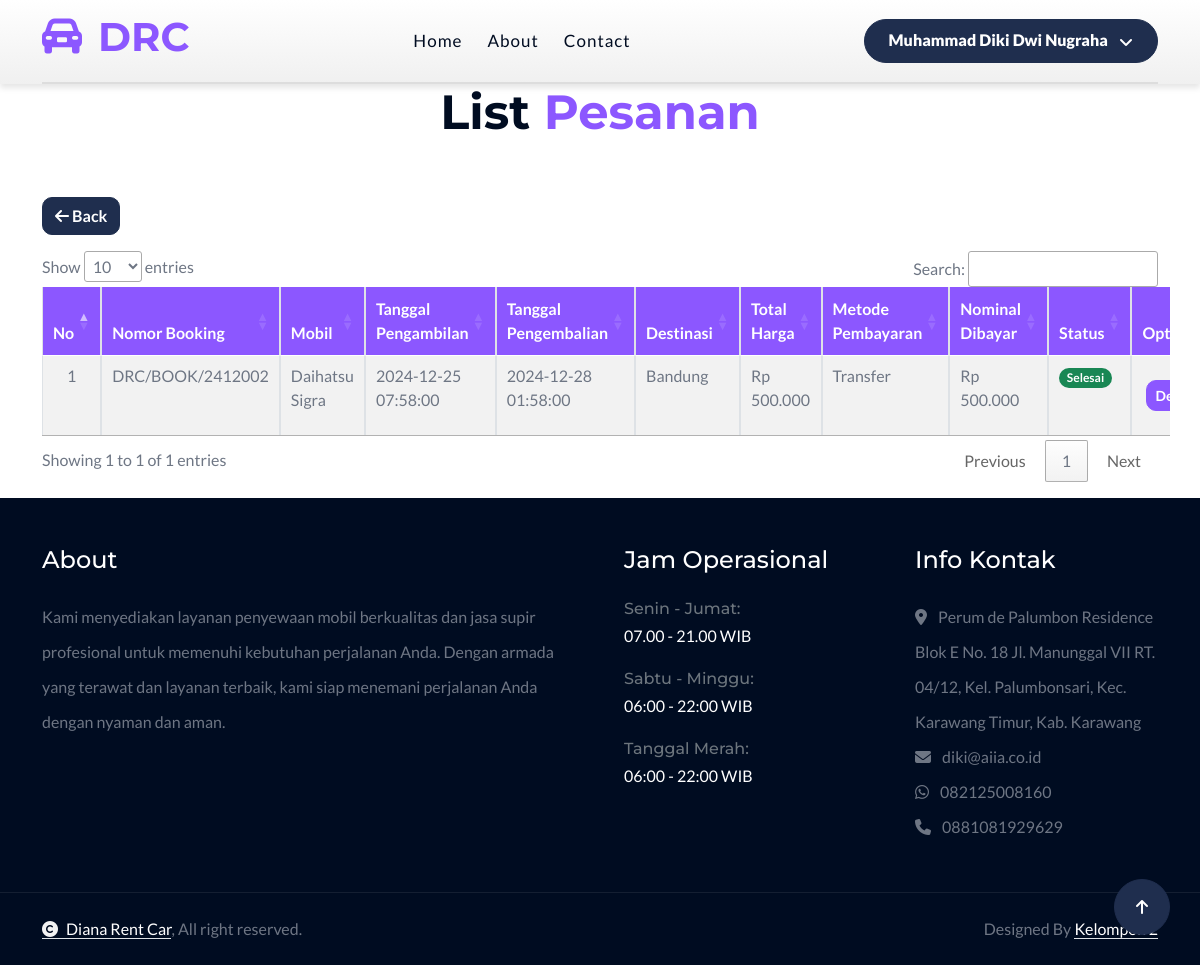
/index.php?views=transaction_list (signed in), run on the app's committed database.
### tables this page shows
CREATE TABLE IF NOT EXISTS `tt_bookings` (
  `id` int NOT NULL AUTO_INCREMENT,
  `uuid` varchar(40) NOT NULL,
  `no_booking` varchar(40) NOT NULL,
  `car_id` int NOT NULL,
  `user_id` int NOT NULL,
  `is_driver` int DEFAULT NULL,
  `driver_id` int DEFAULT NULL,
  `date_start` datetime NOT NULL,
  `date_end` datetime NOT NULL,
  `destination` varchar(255) NOT NULL,
  `harga_mobil` int NOT NULL,
  `total_harga` int NOT NULL,
  `denda_mobil` int DEFAULT NULL,
  `total_denda` int DEFAULT NULL,
  `status` enum('Belum Bayar','Menunggu Konfirmasi','Disetujui','Ditolak','Berjalan','Selesai') NOT NULL,
  `created_at` timestamp NULL DEFAULT CURRENT_TIMESTAMP,
  `updated_at` timestamp NULL DEFAULT CURRENT_TIMESTAMP ON UPDATE CURRENT_TIMESTAMP,
  PRIMARY KEY (`id`),
  UNIQUE KEY `id` (`id`),
  KEY `fk_tt_bookings_car_id` (`car_id`),
  KEY `fk_tt_bookings_user_id` (`user_id`),
  KEY `fk_tt_bookings_driver_id` (`driver_id`),
  CONSTRAINT `fk_tt_bookings_car_id` FOREIGN KEY (`car_id`) REFERENCES `tm_cars` (`id`) ON DELETE CASCADE ON UPDATE CASCADE,
  CONSTRAINT `fk_tt_bookings_driver_id` FOREIGN KEY (`driver_id`) REFERENCES `users` (`id`) ON DELETE CASCADE ON UPDATE CASCADE,
  CONSTRAINT `fk_tt_bookings_user_id` FOREIGN KEY (`user_id`) REFERENCES `users` (`id`) ON DELETE CASCADE ON UPDATE CASCADE
);

CREATE TABLE IF NOT EXISTS `tm_cars` (
  `id` int NOT NULL AUTO_INCREMENT,
  `uuid` varchar(36) NOT NULL,
  `merk` varchar(100) NOT NULL,
  `tipe` varchar(100) NOT NULL,
  `jumlah_kursi` int NOT NULL,
  `jumlah_pintu` int NOT NULL,
  `warna` varchar(50) NOT NULL,
  `no_plat` varchar(50) NOT NULL,
  `tahun` year NOT NULL,
  `km` int NOT NULL,
  `jenis_bensin` varchar(50) NOT NULL,
  `harga` int NOT NULL DEFAULT (0),
  `denda` int NOT NULL DEFAULT (0),
  `transmisi` varchar(50) NOT NULL,
  `status` varchar(50) NOT NULL,
  `photo` text,
  `created_by` int DEFAULT NULL,
  `updated_by` int DEFAULT NULL,
  `created_at` datetime DEFAULT CURRENT_TIMESTAMP,
  `updated_at` datetime DEFAULT CURRENT_TIMESTAMP ON UPDATE CURRENT_TIMESTAMP,
  PRIMARY KEY (`id`),
  UNIQUE KEY `id` (`id`),
  UNIQUE KEY `uuid` (`uuid`),
  UNIQUE KEY `no_plat` (`no_plat`)
);

CREATE TABLE IF NOT EXISTS `tt_payments` (
  `id` int NOT NULL AUTO_INCREMENT,
  `uuid` varchar(40) NOT NULL,
  `booking_id` int NOT NULL,
  `user_id` int NOT NULL,
  `car_id` int NOT NULL,
  `method` varchar(50) NOT NULL,
  `type` varchar(50) DEFAULT NULL,
  `amount` int DEFAULT NULL,
  `evidence_file` varchar(255) DEFAULT NULL,
  `created_at` timestamp NULL DEFAULT CURRENT_TIMESTAMP,
  `updated_at` timestamp NULL DEFAULT CURRENT_TIMESTAMP ON UPDATE CURRENT_TIMESTAMP,
  PRIMARY KEY (`id`),
  UNIQUE KEY `id` (`id`),
  KEY `fk_tt_payments_booking_id` (`booking_id`),
  KEY `fk_tt_payments_user_id` (`user_id`),
  KEY `fk_tt_payments_car_id` (`car_id`),
  CONSTRAINT `fk_tt_payments_booking_id` FOREIGN KEY (`booking_id`) REFERENCES `tt_bookings` (`id`) ON DELETE CASCADE ON UPDATE CASCADE,
  CONSTRAINT `fk_tt_payments_car_id` FOREIGN KEY (`car_id`) REFERENCES `tm_cars` (`id`) ON DELETE CASCADE ON UPDATE CASCADE,
  CONSTRAINT `fk_tt_payments_user_id` FOREIGN KEY (`user_id`) REFERENCES `users` (`id`) ON DELETE CASCADE ON UPDATE CASCADE
);

CREATE TABLE IF NOT EXISTS `tm_settings` (
  `id` int NOT NULL AUTO_INCREMENT,
  `uuid` varchar(40) NOT NULL,
  `owner` varchar(50) NOT NULL,
  `photo` varchar(255) NOT NULL,
  `bank` varchar(50) NOT NULL,
  `account_number` varchar(50) NOT NULL,
  `account_name` varchar(50) NOT NULL,
  `address` text NOT NULL,
  `email` varchar(50) NOT NULL,
  `phone_number_1` varchar(14) NOT NULL,
  `phone_number_2` varchar(14) DEFAULT NULL,
  `agreement_1` text NOT NULL,
  `agreement_2` text NOT NULL,
  `visi` text NOT NULL,
  `misi` text NOT NULL,
  `about_company` text NOT NULL,
  `history_company` text NOT NULL,
  `about_footer` text NOT NULL,
  `facebook` varchar(255) DEFAULT NULL,
  `instagram` varchar(255) DEFAULT NULL,
  `twitter` varchar(255) DEFAULT NULL,
  `tiktok` varchar(255) DEFAULT NULL,
  `created_at` timestamp NULL DEFAULT CURRENT_TIMESTAMP,
  `updated_at` timestamp NULL DEFAULT CURRENT_TIMESTAMP ON UPDATE CURRENT_TIMESTAMP,
  PRIMARY KEY (`id`),
  UNIQUE KEY `id` (`id`)
);

### classes/Booking.php (called while the page is built, shortened)
<?php
class Booking
{
    private $conn;
    private $table = 'tt_bookings';
    public function __construct()
    {
        $db = new Database();
        $this->conn = $db->connect();
    }
    public function getBookingsByUserId($user_id)
    {
        $query = $this->conn->prepare("SELECT * FROM " . $this->table . " WHERE user_id = :user_id");
        $query->execute(['user_id' => $user_id]);
        return $query->fetchAll(PDO::FETCH_ASSOC);
    }
}

### classes/DatabaseExample.php (called while the page is built, shortened)
<?php
class Database
{
    private $host = 'localhost';
    private $db_name = 'dianarentcar';
    private $username = 'root';
    private $password = '';
    public function connect()
    {
        $this->conn = null;
        try {
            $this->conn = new PDO("mysql:host=" . $this->host . ";dbname=" . $this->db_name, $this->username, $this->password);
            $this->conn->setAttribute(PDO::ATTR_ERRMODE, PDO::ERRMODE_EXCEPTION);
        } catch (PDOException $e) {
            echo "Connection Error: " . $e->getMessage();
        }
        return $this->conn;
    }
}

### classes/Car.php (called while the page is built, shortened)
<?php
class Car
{
    private $conn;
    private $table = 'tm_cars';
    public function __construct()
    {
        $db = new Database();
        $this->conn = $db->connect();
    }
    public function getCarById($id)
    {
        $query = $this->conn->prepare("SELECT * FROM " . $this->table . " WHERE id = :id");
        $query->execute(['id' => $id]);
        return $query->fetch(PDO::FETCH_ASSOC);
    }
}

### classes/Payment.php (called while the page is built, shortened)
<?php
class Payment
{
    private $conn;
    private $table = 'tt_payments';
    public function __construct()
    {
        $db = new Database();
        $this->conn = $db->connect();
    }
    public function getPaymentByBookingId($id)
    {
        $query = $this->conn->prepare("SELECT * FROM " . $this->table . " WHERE booking_id = :id");
        $query->execute(['id' => $id]);
        return $query->fetch(PDO::FETCH_ASSOC);
    }
}

### classes/Setting.php (called while the page is built, shortened)
<?php
class Setting
{
    private $conn;
    private $table = 'tm_settings';
    public function __construct()
    {
        $db = new Database();
        $this->conn = $db->connect();
    }
    public function list()
    {
        $query = "SELECT * FROM " . $this->table;
        $stmt = $this->conn->query($query);
        return $stmt->fetchAll(PDO::FETCH_ASSOC);
    }
}

### views/transaction_list.php (the view, shortened to what this page needs)
<?php
require_once 'classes/Booking.php';
require_once 'classes/Payment.php';
require_once 'classes/Car.php';
$getBooking = new Booking();
$getPayment = new Payment();
$getCar = new Car();
$user_id = $_SESSION['user_id'];
$bookings = $getBooking->getBookingsByUserId($user_id);
$no = 1;
?>
<div class="container-fluid contact mb-3">
    <div class="container">
        <div class="text-center mx-auto pb-5 wow fadeInUp" data-wow-delay="0.1s" style="max-width: 800px;">
            <h1 class="display-5 text-capitalize">List <span class="text-primary">Pesanan</span></h1>
        </div>
        <div class="wow fadeInUp" data-wow-delay="0.1s">
            <a href="?views=home" class="btn btn-secondary"><i class="fa fa-arrow-left text-white"></i> Back</a>
        </div>
        <div class="row g-5 pt-3">
            <div class="col-12 wow fadeInUp" data-wow-delay="0.1s">
                <div class="row table-responsive">
                    <table class="table table-bordered table-striped" id="transactionListTable" width="100%">
                        <thead class="bg-primary text-white">
                            <tr>
                                <th>No</th>
                                <th>Nomor Booking</th>
                                <th>Mobil</th>
                                <th>Tanggal Pengambilan</th>
                                <th>Tanggal Pengembalian</th>
                                <th>Destinasi</th>
                                <th>Total Harga</th>
                                <th>Metode Pembayaran</th>
                                <th>Nominal Dibayar</th>
                                <th>Status</th>
                                <th>Option</th>
                            </tr>
                        </thead>
                        <tbody>
                            <?php foreach ($bookings as $booking): ?>
                                <?php
                                $car = $getCar->getCarById($booking['car_id']);
                                $payment = $getPayment->getPaymentByBookingId($booking['id']);
                                ?>
                                <tr>
                                    <td class="text-center"><?php echo $no++; ?></td>
                                    <td><?php echo htmlspecialchars($booking['no_booking']); ?></td>
                                    <td><?php echo htmlspecialchars($car['merk']); ?> <?php echo htmlspecialchars($car['tipe']); ?></td>
                                    <td><?php echo htmlspecialchars($booking['date_start']); ?></td>
                                    <td><?php echo htmlspecialchars($booking['date_end']); ?></td>
                                    <td><?php echo htmlspecialchars($booking['destination']); ?></td>
                                    <td>Rp <?php echo number_format($booking['total_harga'], 0, ',', '.'); ?></td>
                                    <td><?php echo htmlspecialchars($payment['method']); ?></td>
                                    <td>Rp <?php echo $payment['amount'] !== null ? number_format($payment['amount'], 0, ',', '.') : '-'; ?></td>
                                    <?php
                                    if ($booking['status'] == 'Belum Bayar' || $booking['status'] == 'Menunggu Konfirmasi') {
                                        $color = 'warning';
                                    } else if ($booking['status'] == 'Disetujui' || $booking['status'] == 'Berjalan') {
                                        $color = 'info';
                                    } else if ($booking['status'] == 'Ditolak') {
                                        $color = 'danger';
                                    } else if ($booking['status'] == 'Selesai') {
                                        $color = 'success';
                                    }
                                    ?>
                                    <td><span class="badge bg-<?php echo $color; ?>"><?php echo htmlspecialchars($booking['status']); ?></span></td>
                                    <td>
                                        <div class="d-flex justify-content-between">
                                            <a href="?views=transaction&uuid=<?php echo htmlspecialchars($booking['uuid']); ?>" class="btn btn-primary btn-sm mx-1 d-flex align-items-center justify-content-center m-3">Detail</a>
                                        </div>
                                    </td>
                                </tr>
                            <?php endforeach; ?>
                        </tbody>
                    </table>
                </div>
            </div>
        </div>
    </div>
</div>

### layouts/footer.php (shortened to what this page needs)
<?php
require_once __DIR__ . '/../classes/Setting.php';
$getSetting = new Setting();
$setting = $getSetting->list()[0];
$address = $setting['address'];
$email = $setting['email'];
$phone_number_1 = $setting['phone_number_1'];
$phone_number_2 = $setting['phone_number_2'];
?>
<div class="container-fluid footer py-5 wow fadeIn" data-wow-delay="0.2s">
    <div class="container">
        <div class="row g-5">
            <div class="col-md-6 col-lg-6 col-xl-6">
                <div class="footer-item d-flex flex-column">
                    <div class="footer-item">
                        <h4 class="text-white mb-4">About</h4>
                        <p class="mb-3"><?php echo $setting['about_footer']; ?></p>
                    </div>
                </div>
            </div>
            <div class="col-md-6 col-lg-6 col-xl-3">
                <div class="footer-item d-flex flex-column">
                    <h4 class="text-white mb-4">Jam Operasional</h4>
                    <div class="mb-3">
                        <h6 class="text-muted mb-0">Senin - Jumat:</h6>
                        <p class="text-white mb-0">07.00 - 21.00 WIB</p>
                    </div>
                    <div class="mb-3">
                        <h6 class="text-muted mb-0">Sabtu - Minggu:</h6>
                        <p class="text-white mb-0">06:00 - 22:00 WIB</p>
                    </div>
                    <div class="mb-3">
                        <h6 class="text-muted mb-0">Tanggal Merah:</h6>
                        <p class="text-white mb-0">06:00 - 22:00 WIB</p>
                    </div>
                </div>
            </div>
            <div class="col-md-6 col-lg-6 col-xl-3">
                <div class="footer-item d-flex flex-column">
                    <h4 class="text-white mb-4">Info Kontak</h4>
                    <a href="https://maps.app.goo.gl/hHdMvZpLid1f6yETA" target="_blank"><i class="fa fa-map-marker-alt me-2"></i> <?php echo htmlspecialchars($address); ?></a>
                    <a href="mailto:<?php echo htmlspecialchars($email); ?>"><i class="fas fa-envelope me-2"></i> <?php echo htmlspecialchars($email); ?></a>
                    <?php
                    $phone_number_1_62 = ltrim($phone_number_1, '0');
                    $phone_number = '62' . $phone_number_1_62;
                    ?>
                    <a href="https://wa.me/<?php echo htmlspecialchars($phone_number); ?>" target="_blank"><i class="fab fa-whatsapp me-2"></i> <?php echo htmlspecialchars($phone_number_1); ?></a>
                    <a href="tel:<?php echo htmlspecialchars($phone_number_2); ?>"><i class="fas fa-phone me-2"></i> <?php echo htmlspecialchars($phone_number_2); ?></a>
                </div>
            </div>
        </div>
    </div>
</div>
<div class="container-fluid copyright py-4">
    <div class="container">
        <div class="row g-4 align-items-center">
            <div class="col-md-6 text-center text-md-start mb-md-0">
                <span class="text-body"><a href="#" class="border-bottom text-white"><i class="fas fa-copyright text-light me-2"></i>Diana Rent Car</a>, All right reserved.</span>
            </div>
            <div class="col-md-6 text-center text-md-end text-body">
                Designed By <a class="border-bottom text-white" href="#">Kelompok 2</a>
            </div>
        </div>
    </div>
</div>

### assets/web/css/style.css (style rules this page uses)
.btn { font-weight: 600; transition: .5s; }
.btn.btn-primary { color: var(--bs-white); }
.btn.btn-secondary { color: var(--bs-white); }
.footer { background: var(--bs-dark); }
.footer .footer-item a { line-height: 35px; color: var(--bs-body); transition: 0.5s; }
.footer .footer-item p { line-height: 35px; }
.copyright { border-top: 1px solid rgba(255, 255, 255, 0.08); background: var(--bs-dark); }

### data on the page
tt_bookings: no_booking "DRC/BOOK/2412002", car.merk "Daihatsu", car.tipe "Sigra", date_start "2024-12-25 07:58:00", date_end "2024-12-28 01:58:00", destination "Bandung", total_harga "500.000", tt_payments.method "Transfer", tt_payments.amount "500.000", status "Selesai"
tm_settings: about_footer "Kami menyediakan layanan penyewaan mobil berkualitas dan jasa supir profesional untuk memenuhi kebutuhan perjalanan Anda. Dengan armada yang terawat dan layanan terbaik, kami siap menemani perjalanan Anda dengan nyaman dan aman.", address "Perum de Palumbon Residence Blok E No. 18 Jl. Manunggal VII RT. 04/12, Kel. Palumbonsari, Kec. Karawang Timur, Kab. Karawang", email "diki@aiia.co.id", phone_number_1 "082125008160", phone_number_2 "0881081929629"

### other printed values
$_SESSION['user_name'] "Muhammad Diki Dwi Nugraha"
